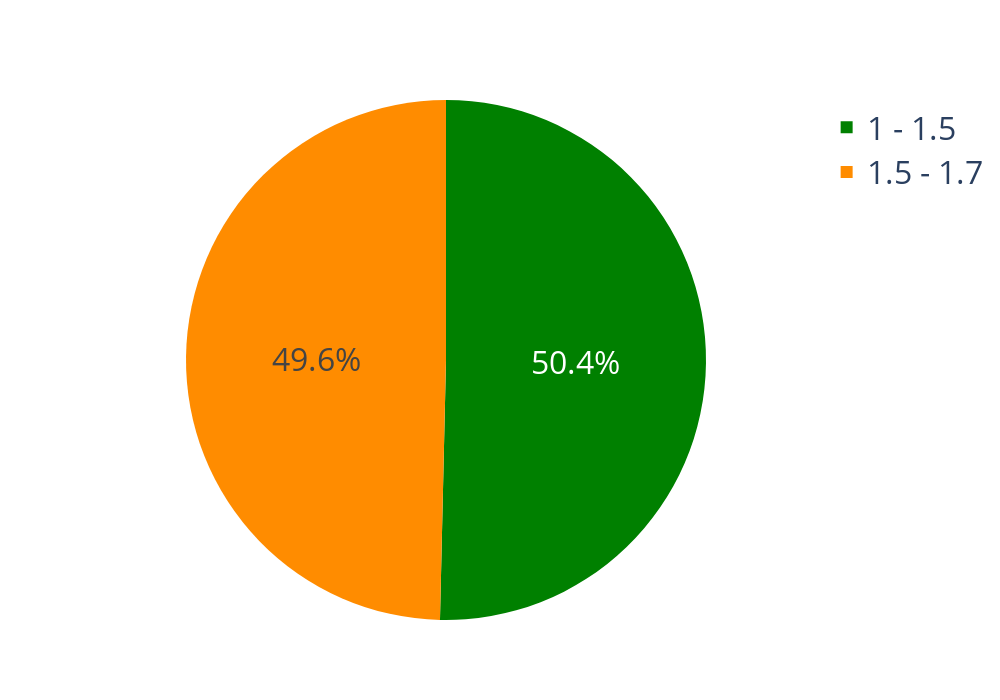

Notebook cell for this chart:
### Code cell
# Pie chart
pie_trace = go.Pie(
    values=counts,
    labels=labels,
    marker=dict(colors=['green', 'darkorange']),
)

fig_pie = go.Figure(data=[pie_trace])
fig_pie.update_layout(width=1000, height=700, font=dict(size=32))
fig_pie.show()

### Figure 1 — Plotly figure (JSON) as saved in the notebook; plotly's stock layout.template omitted (floating-point values rounded to 4 significant figures)
{"data": [{"labels": ["1 - 1.5", "1.5 - 1.7", "1.7 - 1.8", "1.8 - 7"], "marker": {"colors": ["green", "darkorange"]}, "type": "pie", "values": [3484, 3433]}], "layout": {"font": {"size": 32}, "height": 700, "width": 1000}}
